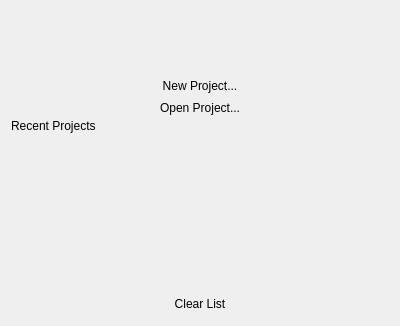
<?xml version="1.0" encoding="UTF-8"?>
<ui version="4.0">
 <class>ProjectDialog</class>
 <widget class="QWidget" name="ProjectDialog">
  <property name="geometry">
   <rect>
    <x>0</x>
    <y>0</y>
    <width>400</width>
    <height>326</height>
   </rect>
  </property>
  <property name="windowTitle">
   <string>Project Dialog</string>
  </property>
  <property name="styleSheet">
   <string notr="true">ProjectDialog {
background-image: url(:/projectdialog/images/projectdialog_bg.png);
}

/* Push Button */
QPushButton {
font: 10pt &quot;Calibri&quot;;
padding: 4px;
border-radius: 3px;
background-color: transparent;
background-image: url();
}

QPushButton:hover {
background-color: rgba(125, 175, 255, 127);
background-image: url();
}

QPushButton:pressed {
background-color: rgba(224, 255, 255, 255);
background-image: url();
}

/* List View */
QListView {
show-decoration-selected: 1;
background-color: transparent;
background-image: url();
}

QListView::item {
font: 10pt &quot;Calibri&quot;;
padding: 4px;
border-radius: 3px;
background-color: transparent;
background-image: url();
}

/* Label */
QLabel {
font: 12pt &quot;Calibri&quot;;
background-color: transparent;
background-image: url();
}</string>
  </property>
  <layout class="QGridLayout" name="gridLayout_2">
   <property name="leftMargin">
    <number>0</number>
   </property>
   <property name="topMargin">
    <number>0</number>
   </property>
   <property name="rightMargin">
    <number>0</number>
   </property>
   <property name="bottomMargin">
    <number>0</number>
   </property>
   <property name="spacing">
    <number>0</number>
   </property>
   <item row="2" column="2">
    <layout class="QGridLayout" name="gridLayout">
     <property name="leftMargin">
      <number>11</number>
     </property>
     <property name="topMargin">
      <number>11</number>
     </property>
     <property name="rightMargin">
      <number>11</number>
     </property>
     <property name="bottomMargin">
      <number>11</number>
     </property>
     <item row="0" column="0">
      <widget class="QPushButton" name="newProjectButton">
       <property name="text">
        <string>New Project...</string>
       </property>
       <property name="icon">
        <iconset>
         <normaloff>:/projectdialog/icons/x2D_logo.png</normaloff>:/projectdialog/icons/x2D_logo.png</iconset>
       </property>
      </widget>
     </item>
     <item row="3" column="0">
      <widget class="QListView" name="recentList">
       <property name="frameShape">
        <enum>QFrame::NoFrame</enum>
       </property>
      </widget>
     </item>
     <item row="4" column="0">
      <widget class="QPushButton" name="clearButton">
       <property name="text">
        <string>Clear List</string>
       </property>
      </widget>
     </item>
     <item row="1" column="0">
      <widget class="QPushButton" name="openProjectButton">
       <property name="text">
        <string>Open Project...</string>
       </property>
       <property name="icon">
        <iconset>
         <normaloff>:/projectdialog/icons/x2D_logo.png</normaloff>:/projectdialog/icons/x2D_logo.png</iconset>
       </property>
      </widget>
     </item>
     <item row="2" column="0">
      <widget class="QLabel" name="label">
       <property name="styleSheet">
        <string notr="true"/>
       </property>
       <property name="text">
        <string>Recent Projects</string>
       </property>
      </widget>
     </item>
    </layout>
   </item>
   <item row="1" column="2">
    <widget class="QWidget" name="widget" native="true">
     <property name="minimumSize">
      <size>
       <width>400</width>
       <height>64</height>
      </size>
     </property>
     <property name="maximumSize">
      <size>
       <width>400</width>
       <height>64</height>
      </size>
     </property>
    </widget>
   </item>
  </layout>
 </widget>
 <resources/>
 <connections>
  <connection>
   <sender>clearButton</sender>
   <signal>clicked()</signal>
   <receiver>ProjectDialog</receiver>
   <slot>clearList()</slot>
   <hints>
    <hint type="sourcelabel">
     <x>199</x>
     <y>300</y>
    </hint>
    <hint type="destinationlabel">
     <x>199</x>
     <y>162</y>
    </hint>
   </hints>
  </connection>
  <connection>
   <sender>recentList</sender>
   <signal>clicked(QModelIndex)</signal>
   <receiver>ProjectDialog</receiver>
   <slot>clickList(QModelIndex)</slot>
   <hints>
    <hint type="sourcelabel">
     <x>199</x>
     <y>196</y>
    </hint>
    <hint type="destinationlabel">
     <x>199</x>
     <y>162</y>
    </hint>
   </hints>
  </connection>
 </connections>
 <slots>
  <slot>clearList()</slot>
  <slot>clickList(QModelIndex)</slot>
 </slots>
</ui>
